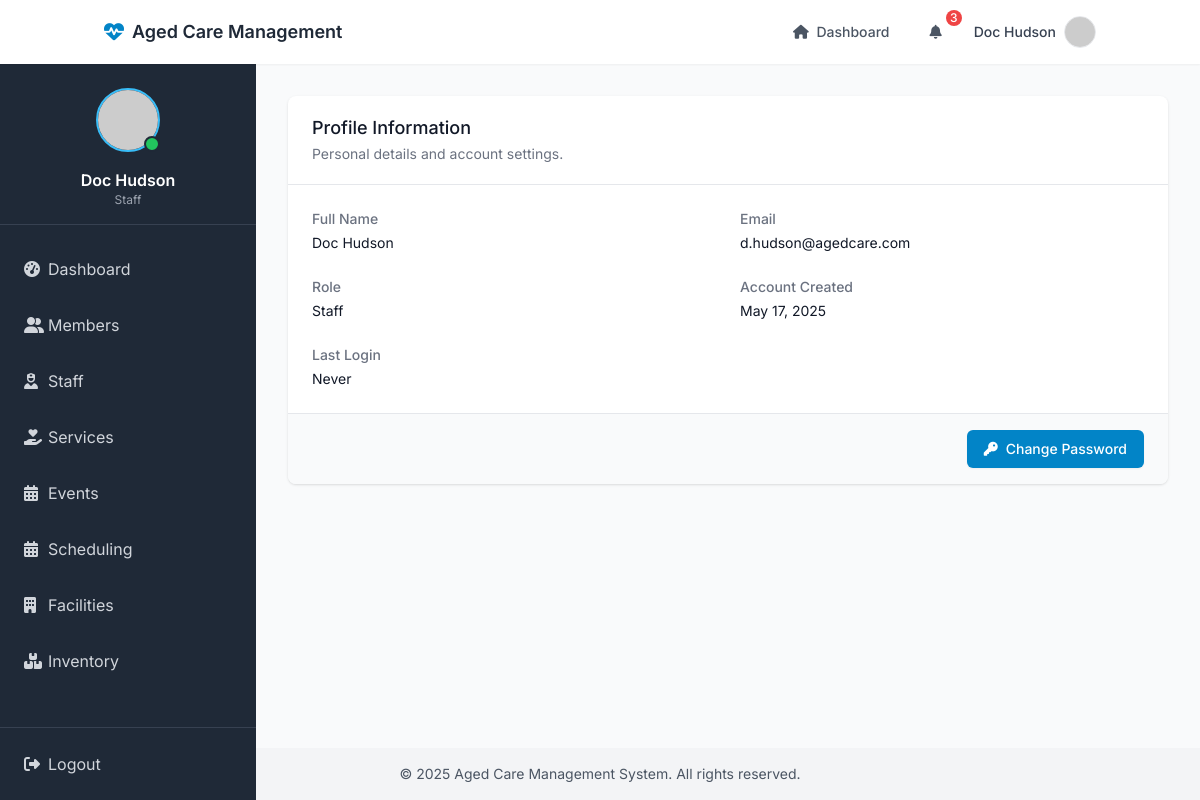
Screenshot of /profile (signed in) with the database file from the repository.
### models/user.py (models this page shows, shortened)
class User(UserMixin, db.Model):
    __tablename__ = 'users'
    id = db.Column(db.Integer, primary_key=True)
    name = db.Column(db.String(100), nullable=False)
    email = db.Column(db.String(100), unique=True, nullable=False)
    password_hash = db.Column(db.String(200), nullable=False)
    role = db.Column(db.String(20), default='staff')  # admin, staff, family
    is_active = db.Column(db.Boolean, default=True)
    created_at = db.Column(db.DateTime, default=datetime.utcnow)
    last_login = db.Column(db.DateTime)
    @property
    def password(self):
        raise AttributeError('password is not a readable attribute')

### routes/auth.py (the view)
@auth_routes.route('/profile')
@login_required
def profile():
    return render_template('auth/profile.html')

### templates/auth/profile.html (shortened to what this page needs)
{% extends "base.html" %}
{% block content %}
<div class="max-w-4xl mx-auto">
    <div class="bg-white shadow rounded-lg">
        <div class="px-4 py-5 sm:px-6 border-b border-gray-200">
            <h3 class="text-lg leading-6 font-medium text-gray-900">Profile Information</h3>
            <p class="mt-1 text-sm text-gray-500">Personal details and account settings.</p>
        </div>
        <div class="px-4 py-5 sm:p-6">
            <div class="grid grid-cols-1 gap-6 sm:grid-cols-2">
                <div>
                    <dt class="text-sm font-medium text-gray-500">Full Name</dt>
                    <dd class="mt-1 text-sm text-gray-900">{{ current_user.name }}</dd>
                </div>
                <div>
                    <dt class="text-sm font-medium text-gray-500">Email</dt>
                    <dd class="mt-1 text-sm text-gray-900">{{ current_user.email }}</dd>
                </div>
                <div>
                    <dt class="text-sm font-medium text-gray-500">Role</dt>
                    <dd class="mt-1 text-sm text-gray-900">{{ current_user.role|title }}</dd>
                </div>
                <div>
                    <dt class="text-sm font-medium text-gray-500">Account Created</dt>
                    <dd class="mt-1 text-sm text-gray-900">{{ current_user.created_at.strftime('%B %d, %Y') }}</dd>
                </div>
                <div>
                    <dt class="text-sm font-medium text-gray-500">Last Login</dt>
                    <dd class="mt-1 text-sm text-gray-900">
                        {% if current_user.last_login %}
                            {{ current_user.last_login.strftime('%B %d, %Y at %I:%M %p') }}
                        {% else %}
                            Never
                        {% endif %}
                    </dd>
                </div>
            </div>
        </div>
        <div class="px-4 py-4 sm:px-6 bg-gray-50 rounded-b-lg border-t border-gray-200">
            <div class="flex justify-end space-x-3">
                <a href="{{ url_for('auth.change_password') }}"
                   class="inline-flex items-center px-4 py-2 border border-transparent rounded-md shadow-sm text-sm font-medium text-white bg-primary-600 hover:bg-primary-700 focus:outline-none focus:ring-2 focus:ring-offset-2 focus:ring-primary-500">
                    <i class="fas fa-key mr-2"></i>
                    Change Password
                </a>
            </div>
        </div>
    </div>
</div>
{% endblock %}

### templates/includes/navbar.html (shortened to what this page needs)
<nav class="bg-white shadow-sm">
    <div class="container mx-auto px-4">
        <div class="flex justify-between h-16">
            <div class="flex items-center">
                <a href="{{ url_for('dashboard.index') }}" class="flex items-center">
                    <i class="fas fa-heart-pulse text-xl text-primary-600 mr-2"></i>
                    <span class="text-gray-800 font-semibold text-lg">Aged Care Management</span>
                </a>
            </div>
            <div class="flex items-center">
                <div class="hidden md:flex items-center space-x-4">
                    <a href="{{ url_for('dashboard.index') }}" class="text-gray-600 hover:text-primary-600 px-3 py-2 rounded-md text-sm font-medium">
                        <i class="fas fa-home mr-1"></i> Dashboard
                    </a>
                    <div class="relative" x-data="{ open: false }">
                        <button @click="open = !open" class="text-gray-600 hover:text-primary-600 px-3 py-2 rounded-md text-sm font-medium focus:outline-none">
                            <i class="fas fa-bell mr-1"></i>
                            <span class="absolute -top-1 -right-1 bg-red-500 text-white text-xs w-4 h-4 rounded-full flex items-center justify-center">3</span>
                        </button>
                    </div>
                </div>
                <div class="ml-4 relative" x-data="{ open: false }">
                    <div>
                        <button @click="open = !open" class="flex items-center text-sm font-medium text-gray-700 hover:text-primary-600 focus:outline-none focus:ring-2 focus:ring-offset-2 focus:ring-primary-500" id="user-menu" aria-haspopup="true">
                            <span class="mr-2">{{ current_user.name }}</span>
                            <img class="h-8 w-8 rounded-full border border-gray-200" src="https://ui-avatars.com/api/?name={{ current_user.name }}&background=random" alt="User avatar">
                        </button>
                    </div>
                </div>
            </div>
        </div>
    </div>
</nav>

### templates/includes/sidebar.html (shortened to what this page needs)
<div id="sidebar" class="hidden md:flex flex-col w-64 bg-gray-800 text-white h-full overflow-hidden">
    <div class="p-4 border-b border-gray-700">
        <div class="flex items-center justify-center py-2">
            <div class="relative">
                <img class="h-16 w-16 rounded-full border-2 border-primary-400" src="https://ui-avatars.com/api/?name={{ current_user.name }}&background=0D8ABC&color=fff" alt="User avatar">
                <span class="absolute bottom-0 right-0 h-4 w-4 bg-green-500 rounded-full border-2 border-gray-800"></span>
            </div>
        </div>
        <div class="text-center mt-2">
            <h2 class="font-semibold">{{ current_user.name }}</h2>
            <p class="text-xs text-gray-400">{{ current_user.role|capitalize }}</p>
        </div>
    </div>
    <div class="py-4 flex-1">
        <ul>
            <li class="px-4 py-2">
                <a href="{{ url_for('dashboard.index') }}" class="flex items-center text-gray-300 hover:text-white hover:bg-gray-700 px-2 py-2 rounded-md transition duration-150">
                    <i class="fas fa-tachometer-alt w-6"></i>
                    <span>Dashboard</span>
                </a>
            </li>
            <li class="px-4 py-2">
                <a href="{{ url_for('members.index') }}" class="flex items-center text-gray-300 hover:text-white hover:bg-gray-700 px-2 py-2 rounded-md transition duration-150">
                    <i class="fas fa-user-group w-6"></i>
                    <span>Members</span>
                </a>
            </li>
            <li class="px-4 py-2">
                <a href="{{ url_for('staff.index') }}" class="flex items-center text-gray-300 hover:text-white hover:bg-gray-700 px-2 py-2 rounded-md transition duration-150">
                    <i class="fas fa-user-nurse w-6"></i>
                    <span>Staff</span>
                </a>
            </li>
            <li class="px-4 py-2">
                <a href="{{ url_for('services.index') }}" class="flex items-center text-gray-300 hover:text-white hover:bg-gray-700 px-2 py-2 rounded-md transition duration-150">
                    <i class="fas fa-hand-holding-heart w-6"></i>
                    <span>Services</span>
                </a>
            </li>
            <li class="px-4 py-2">
                <a href="{{ url_for('events.index') }}" class="flex items-center text-gray-300 hover:text-white hover:bg-gray-700 px-2 py-2 rounded-md transition duration-150">
                    <i class="fas fa-calendar-days w-6"></i>
                    <span>Events</span>
                </a>
            </li>
            <li class="px-4 py-2">
                <a href="{{ url_for('scheduling.index') }}" class="flex items-center text-gray-300 hover:text-white hover:bg-gray-700 px-2 py-2 rounded-md transition duration-150">
                    <i class="fas fa-calendar-alt w-6"></i>
                    <span>Scheduling</span>
                </a>
            </li>
            <li class="px-4 py-2">
                <a href="{{ url_for('facilities.index') }}" class="flex items-center text-gray-300 hover:text-white hover:bg-gray-700 px-2 py-2 rounded-md transition duration-150">
                    <i class="fas fa-building w-6"></i>
                    <span>Facilities</span>
                </a>
            </li>
            <li class="px-4 py-2">
                <a href="{{ url_for('inventory.index') }}" class="flex items-center text-gray-300 hover:text-white hover:bg-gray-700 px-2 py-2 rounded-md transition duration-150">
                    <i class="fas fa-boxes-stacked w-6"></i>
                    <span>Inventory</span>
                </a>
            </li>
        </ul>
    </div>
    <div class="p-4 border-t border-gray-700">
        <a href="{{ url_for('auth.logout') }}" class="flex items-center text-gray-300 hover:text-white px-2 py-2 rounded-md transition duration-150">
            <i class="fas fa-sign-out-alt w-6"></i>
            <span>Logout</span>
        </a>
    </div>
</div>

### templates/base.html (style rules this page uses)
html { scroll-behavior: smooth; }

### rows the page displays
User: name "Doc Hudson", role "Staff", email "d.hudson@agedcare.com", created_at "May 17, 2025"
